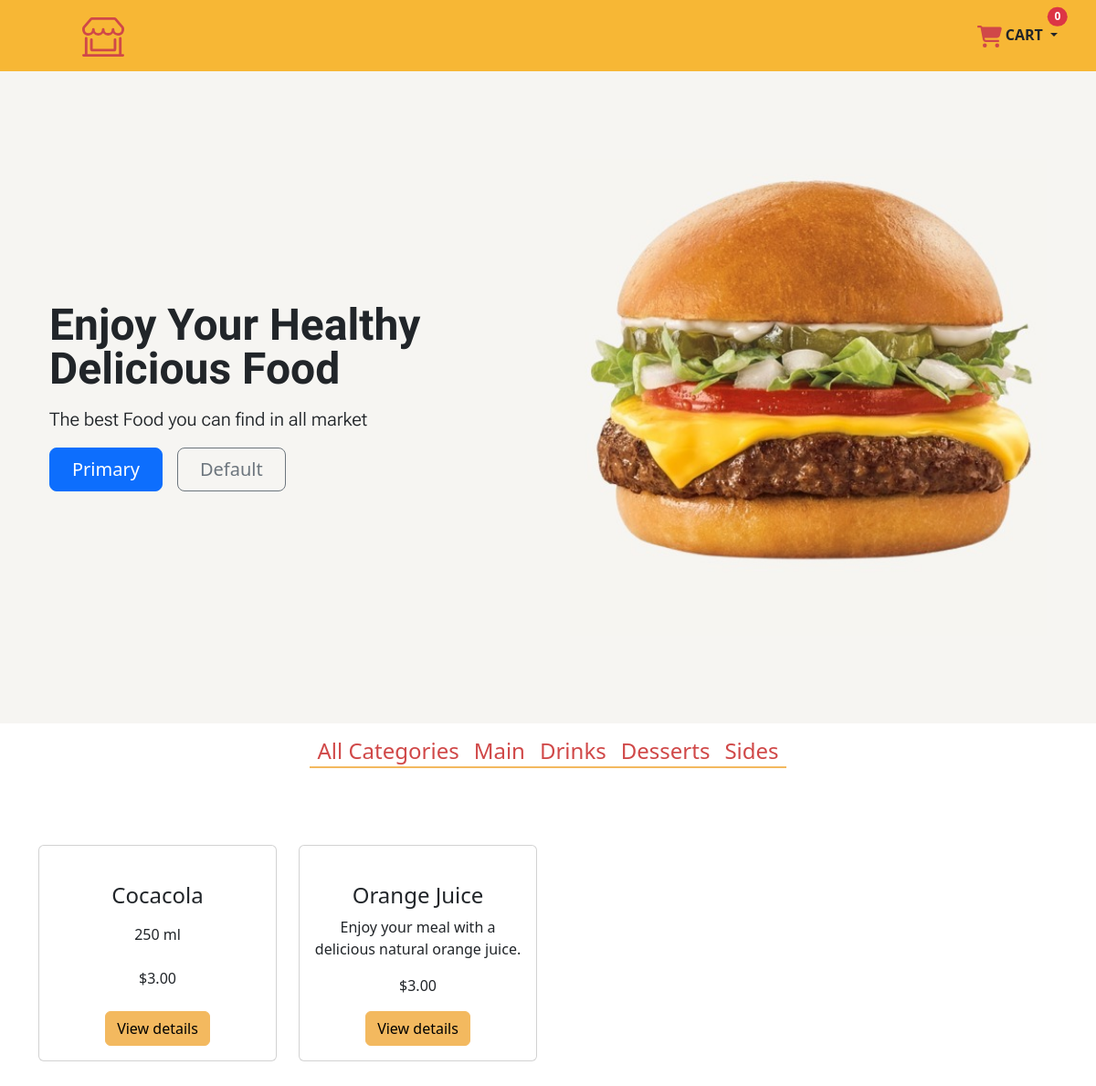
The page /ProductsByCategory/2 on the database its author committed.
### food/models.py (models this page shows, shortened)
class Category(models.Model):
    name = models.CharField(max_length=200)
    created = models.DateTimeField(auto_now_add=True)
    updated = models.DateTimeField(auto_now=True)
    class Meta:
        verbose_name = 'Category'
        verbose_name_plural = 'Categories'

class Items(models.Model):
    product_type = models.ForeignKey(Category, on_delete=models.RESTRICT,  related_name='products')
    item_name = models.CharField(max_length=200)
    item_description = models.CharField(max_length=200)
    item_price = models.DecimalField( max_digits = 5, decimal_places=2)
    imagen = models.ImageField(upload_to='food', null=True, blank=True)
    created_at = models.DateTimeField(auto_now_add=True)
    updated_at = models.DateTimeField(auto_now=True)

### food/views.py (the view, shortened to what this page needs)
# urls.py: path("", views.home, name="home"),
def home(request, category_id=None):
    if category_id:
        objCategory = Category.objects.get(id=category_id)
        product_list = objCategory.products.all()
        category_list = Category.objects.all()
        context = {
            'category_list': category_list,
            'product_list': product_list,
        }
    return render(request, 'food/index.html', context)

### food/templates/food/index.html (shortened to what this page needs)
{% extends "food/base.html" %}
    {% block content %}
   <div class="container-fluid">
    <div class="d-flex justify-content-center bg-transparent" style="width: 100%;">
        <nav class="navbar navbar-expand-lg ">
            <div class="offcanvas offcanvas-end" tabindex="-1" id="navbarOffcanvasLg" aria-labelledby="navbarOffcanvasLgLabel">
                <div class="offcanvas-body">
                    <ul class="navbar-nav me-auto mb-2 mb-lg-0">
                        <li class="nav-item">
                            <a class="nav-link active red_color" aria-current="page" href="{% url 'food:home' %}">
                                <h4>All Categories</h4>
                            </a>
                        </li>
                        {% for category in category_list %}
                        <li class="nav-item">
                            <a class="nav-link active red_color" aria-current="page" href="{% url 'food:ProductsByCategory' category.id %}">
                                <h4>{{ category.name }}</h4>
                            </a>
                        </li>
                        {% endfor %}
                    </ul>
                </div>
            </div>
        </nav>
    </div>
</div>
    <div class=" bg-body-light ">
        <div class="container ">
            <div class="row py-5  justify-content-start ">
                {% for item in product_list %}
                <div class="col-12 col-sm-6 col-lg-3 d-flex text-center justify-content-start py-3">
                    <div class="card h-100 d-flex flex-column " style="width: 18rem;">
                        <div class="card-body d-flex flex-column">
                            <a href="{{ item.imagen.url }}" class=""><img src="{{ item.imagen.url }}" class="img-fluid"
                                    style="height: 210px;" alt=""></a>
                            <h4>{{ item.item_name }}</h4>
                            <p class="mt-auto">
                                {{ item.item_description }}
                            </p>
                            <p class="mt-auto">
                                ${{ item.item_price }}
                            </p>
                            <div class="mt-auto">
                                <a data-bs-toggle="modal" data-bs-target="#detallesModal{{ item.id }}"
                                    class="btn btn-info" style="background-color: #F3B95F; border-color: #F3B95F;">
                                    View details
                                </a>
                            </div>
                        </div>
                    </div>
                </div>
                {% endfor %}
            </div>
        </div>
        {% endblock %}

### food/static/css/styles.css (style rules this page uses)
.red_color { color: #D04848 !important; font-size: 26px !important; }
.navbar .nav-link:after { content: ''; width: 100%; height: 2px; background-color: #F3B95F; position: absolute; bottom: 20px; left: 0; }

### rows shown on the page
Category: name "Main"
Category: name "Drinks"
Category: name "Desserts"
Category: name "Sides"
Items: item_name "Cocacola", item_description "250 ml", item_price "3.00"
Items: item_name "Orange Juice", item_description "Enjoy your meal with a delicious natural orange juice.", item_price "3.00"

### other values the page prints
{{ request.session.cart.items|length }} "0"
